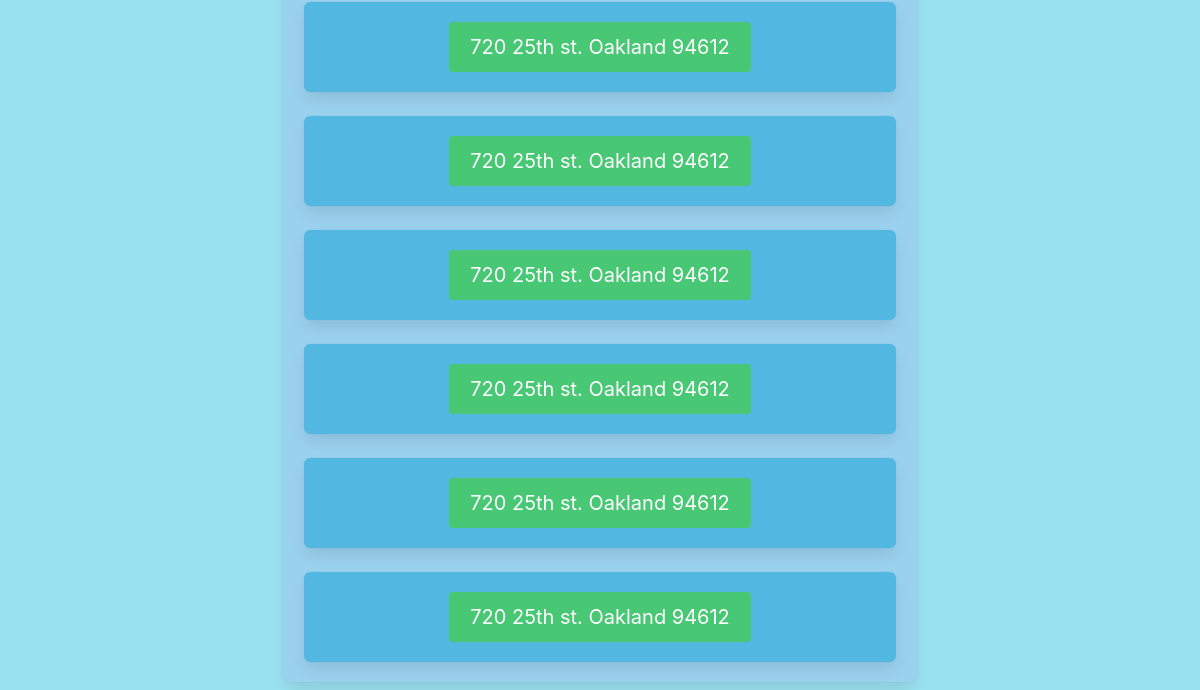
Page /sport/create (lower part) on the earlier database version.
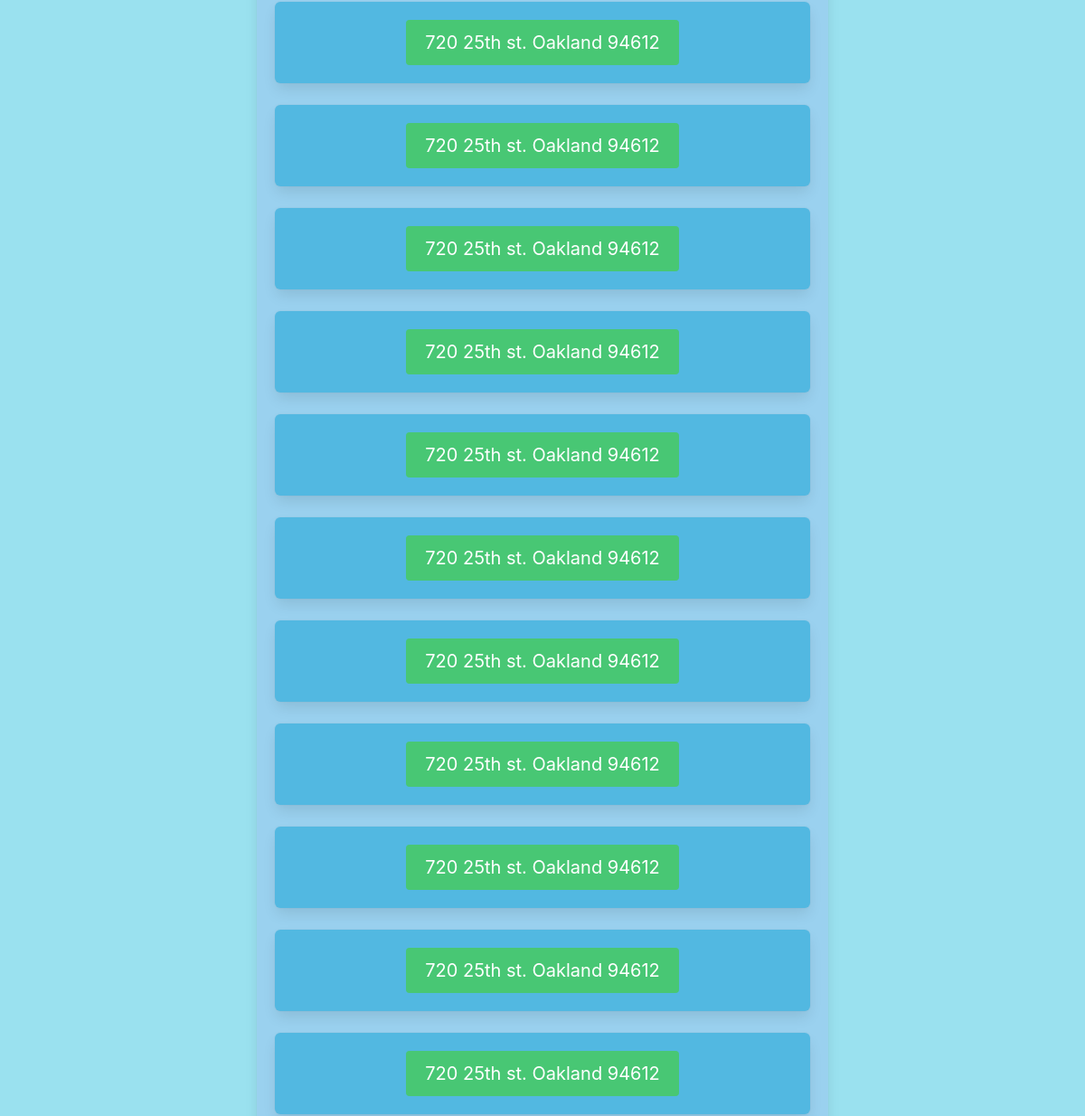
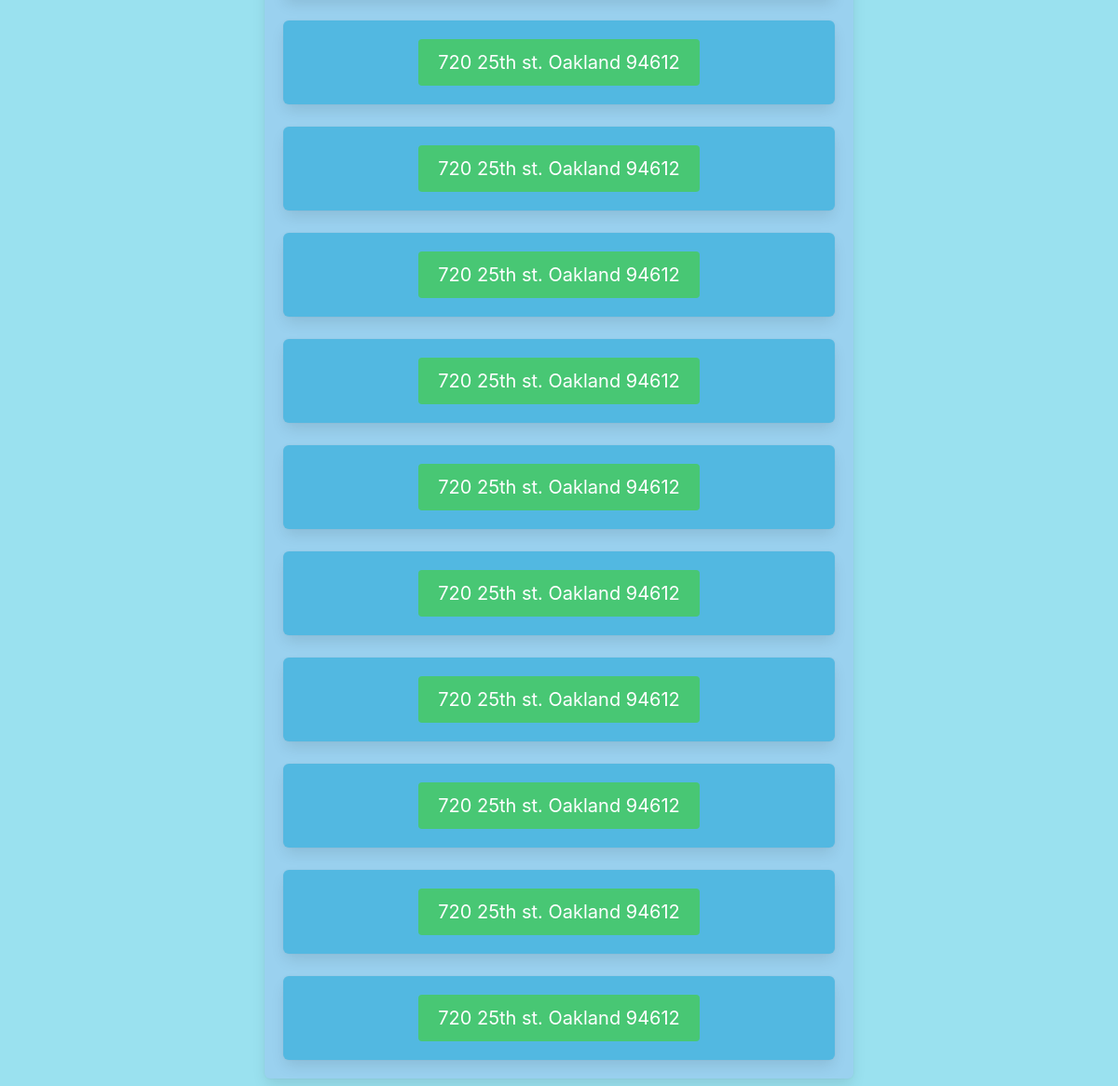
Same page on the later database version (2 pictures, top to bottom).
### rock/models.py (models this page shows, shortened)
class Location(models.Model):
	def __str__(self):
		return (self.address + " " + self.zip)
	rocker = models.ForeignKey(rocker, on_delete=models.CASCADE, null=True)
	sport = models.ForeignKey(Sport, on_delete=models.CASCADE, null=True)
	zip = models.TextField(max_length=5, null=False, blank=False, unique=False, default="")
	address = models.TextField(max_length=30, null=False, blank=False, unique=False, default="")
	longitude = models.FloatField(null=True, blank=True, default=None)
	latitude = models.FloatField(null=True, blank=True, default=None)
	location_img = models.ImageField(upload_to='images/', blank=True)
	created = models.DateField(auto_now=True)
	updated = models.DateField(auto_now=True)     # everytime the obj is saved, new time is saved

### rock/views/sport.py (the view)
def create_sport(request):
    if request.method == "POST":
        user = request.user
        if not user.is_authenticated:
            return redirect("rock:login")
        rocker = user.rocker
        choice = request.POST["sports"]
        if choice == "basketball":
            is_basketball=True
            is_tennis=False
            is_baseball=False
        elif choice == "tennis":
            is_basketball=False
            is_tennis=True
            is_baseball=False
        elif choice == "baseball":
            is_basketball=False
            is_tennis=False
            is_baseball=True
        else:
            print("no choice")
        if not choice:
            return render(request, "rock/sport/create_sport.html", {"error":"Please fill in all required fields"})
        try:
            sport = Sport.objects.create(rocker=rocker, sport=choice, is_basketball=is_basketball, is_tennis=is_tennis, is_baseball=is_baseball)
            sport.save()
            sport = get_object_or_404(Sport, pk=sport.id)
            location = Location.objects.filter(sport=sport.id)
            return render(request, "rock/sport/show_sport.html",{"user":user, "sport":sport})
        except:
            return render(request, "rock/sport/create_sport.html", {"error":"Choose a sport!"})
    else:
        user = request.user
        all_locations = Location.objects.all()
        return render(request, "rock/index.html", {"user":user, "all_locations": all_locations, "error":"Can't create!"})

### rock/templates/rock/index.html (shortened to what this page needs)
{% extends "rock/base.html" %}
{% block content %}
<div class="has-text-centered tile is-ancestor">
  <div style="margin: auto" class="tile is-8 is-parent">
    <div class="tile is-child box front-background">
      {% for location in all_locations %}
        <div class="box alt-front-background">
          <div class="content alt-front-background" align="left">
            <center>
              <a class="button is-success is-medium" href="{% url 'location:show_location' location.id %}">
                {{ location }}
              </a>
            </center>
          </div>
        </div>
      {% endfor %}
    </div>
  </div>
</div>
{% endblock content %}

### rock/templates/rock/base.html (shortened to what this page needs)
<!DOCTYPE html>
<html lang="en" class="main-background">
<head>
    {% load static %}
    <link rel="stylesheet" type="text/css" href="{% static 'rock/bulma-0.8.0/css/bulma.css' %}"/>
    <link rel="stylesheet" type="text/css" href="{% static 'rock/bulma-0.8.0/css/stylesChuck.css' %}"/>
    <link href="https://use.fontawesome.com/releases/v5.0.6/css/all.css" rel="stylesheet">
    <link rel="stylesheet" type="text/css" href="{% static 'rock/main.css' %}"/>
</head>
<body class="main-background">
<section class="section" style="background-color:#9AE1EF">
    <div class="container">
        {% block content %}{% endblock content %}
    </div>
</section>
</body>
</html>

### rock/static/rock/main.css (style rules this page uses)
body { background-color: #A9EAF7; }

Differences in the rows shown:
added Location: address+zip "720 25th st. Oakland 94612"
added Location: address+zip "720 25th st. Oakland 94612"
added Location: address+zip "720 25th st. Oakland 94612"
added Location: address+zip "720 25th st. Oakland 94612"
added Location: address+zip "720 25th st. Oakland 94612"
added Location: address+zip "720 25th st. Oakland 94612"
added Location: address+zip "720 25th st. Oakland 94612"
added Location: address+zip "720 25th st. Oakland 94612"
added Location: address+zip "720 25th st. Oakland 94612"
added Location: address+zip "720 25th st. Oakland 94612"
added Location: address+zip "720 25th st. Oakland 94612"
added Location: address+zip "720 25th st. Oakland 94612"
added Location: address+zip "720 25th st. Oakland 94612"
added Location: address+zip "720 25th st. Oakland 94612"
added Location: address+zip "720 25th st. Oakland 94612"
